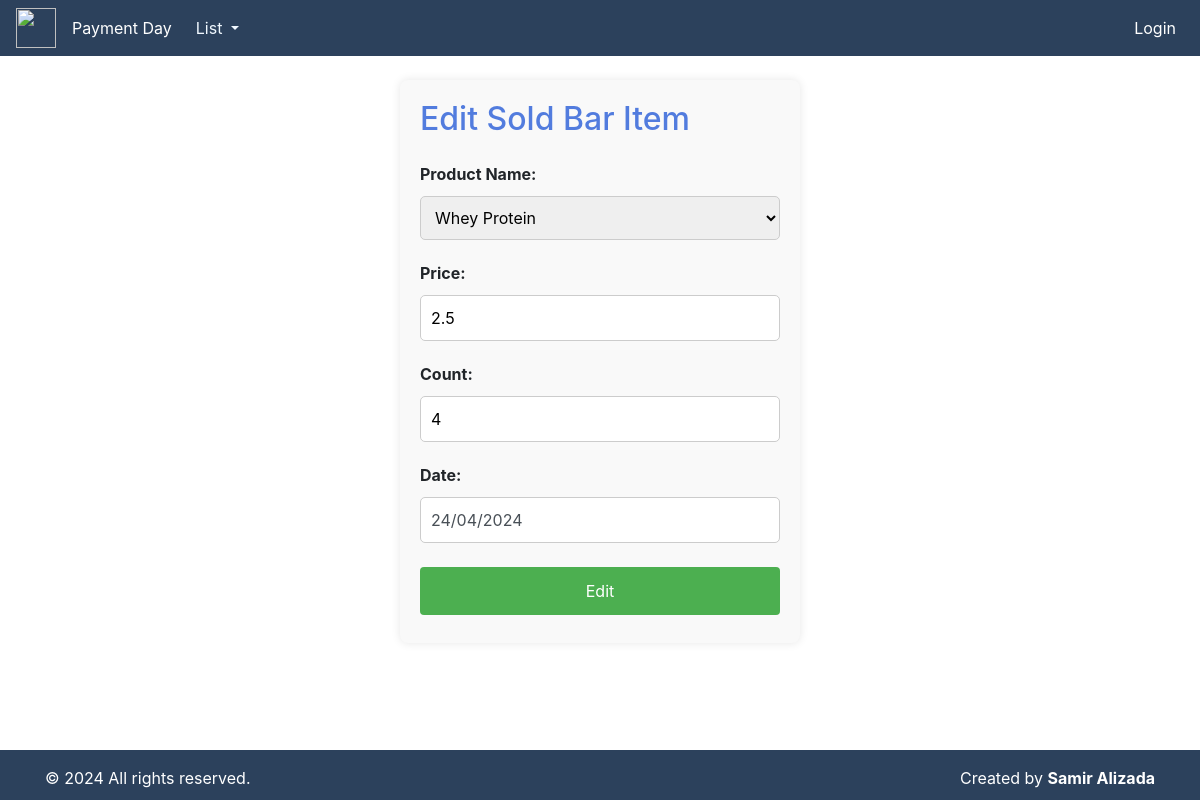
Page /update-bar-sold/1/ on the committed database.
### fitness/models.py (models this page shows, shortened)
class Bar(models.Model):
    product_name = models.CharField(max_length=100)
    price = models.FloatField()
    stock_number = models.IntegerField()
    date = models.DateField(default=timezone.now)
    def __str__(self) -> str:
        return f"{self.product_name}"

class BarSold(models.Model):
    product_name = models.ForeignKey(Bar, on_delete=models.CASCADE, null=True, blank=True)
    date = models.DateField(default=timezone.now)
    price = models.FloatField()
    count = models.IntegerField()

### fitness/views.py (the view)
# urls.py: path('update-bar-sold/<int:pk>/', update_bar_sold, name='update_bar_sold'),
def update_bar_sold(request, pk):
    bar_sold = get_object_or_404(BarSold, pk=pk)
    form = BarSoldForm(instance=bar_sold)
    if request.method == 'POST':
        form = BarSoldForm(request.POST, instance=bar_sold)
        if form.is_valid():
            form.save()
            return redirect('bar_sold_panel')
    return render(request, 'soldBar/update_bar_sold.html', {'form': form})

### fitness/forms.py (shortened to what this page needs)
class BarSoldForm(forms.ModelForm):
    date = forms.CharField(widget=CustomDateInput(attrs={'class': 'form-control', 'placeholder': 'DD/MM/YYYY'}))
    class Meta:
        model = BarSold
        fields = ['product_name', 'date', 'price', 'count']
        labels = {
            'product_name': 'Product Name',
            'date': 'Date',
            'price': 'Price',
            'count': 'Count',
        }
    def __init__(self, *args, **kwargs):
        super().__init__(*args, **kwargs)
        if not self.instance.pk:  # If create new form
            self.fields['date'].initial = date.today().strftime('%d/%m/%Y')

### fitness/forms.py (called while the page is built)
    def format_value(self, value):
        if value:
            if isinstance(value, (datetime, date)):
                return value.strftime(self.format)
        return value

### templates/soldBar/update_bar_sold.html (shortened to what this page needs)
{% extends 'index.html' %}
{% block content %}
<div class="container mt-4">
<form method="post">
    <h2 class="mb-4" style="color: rgb(82, 124, 222);">Edit Sold Bar Item</h2>
    <div class="form-group">
        <label for="id_product_name">Product Name:</label>
        {{ form.product_name }}
    </div>
    <div class="form-group">
        <label for="id_price">Price:</label>
        {{ form.price }}
    </div>
    <div class="form-group">
        <label for="id_stock_number">Count:</label>
        {{ form.count }}
    </div>
    <div class="form-group">
        <label for="id_date">Date:</label>
        {{ form.date }}
    </div>
    <button type="submit" class="btn btn-primary">Edit</button>
</form>
</div>
{% endblock %}

### templates/soldBar/update_bar_sold.html (style rules this page uses)
form { max-width: 400px; margin: 0 auto; padding: 20px; background: #f9f9f9; border-radius: 8px; box-shadow: 0 0 10px rgba(0, 0, 0, 0.1); }
input[type="text"], input[type="date"], input[type="number"], select { width: 100%; padding: 10px; margin: 5px 0; border: 1px solid #ccc; border-radius: 5px; box-sizing: border-box; }
button[type="submit"] { background-color: #4CAF50; color: white; padding: 12px 20px; margin: 8px 0; border: none; border-radius: 4px; cursor: pointer; width: 100%; }
label { font-weight: bold; margin-bottom: 5px; }

### rows in the picture
Bar: product_name "Whey Protein"
BarSold: price "2.5", count "4", date "24/04/2024"
